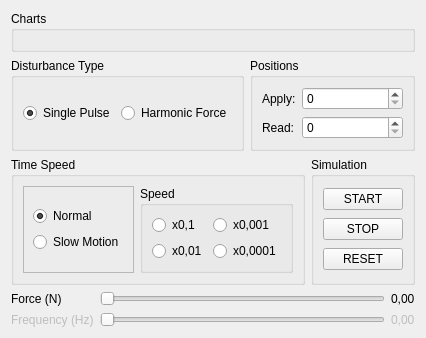
      <widget class="QWidget" name="tab_3">
       <attribute name="title">
        <string>Real Time</string>
       </attribute>
       <layout class="QVBoxLayout" name="verticalLayout_5">
        <item>
         <widget class="QGroupBox" name="gbx_realtime">
          <property name="minimumSize">
           <size>
            <width>0</width>
            <height>0</height>
           </size>
          </property>
          <property name="styleSheet">
           <string notr="true">font: 12pt &quot;MS Shell Dlg 2&quot;;</string>
          </property>
          <property name="title">
           <string>Charts</string>
          </property>
          <layout class="QGridLayout" name="gridLayout_9">
           <item row="0" column="0">
            <widget class="QWidget" name="wdg_forcert" native="true">
             <property name="styleSheet">
              <string notr="true">background-color: rgb(255, 255, 255);</string>
             </property>
            </widget>
           </item>
           <item row="0" column="1">
            <widget class="QWidget" name="wdg_accert" native="true">
             <property name="styleSheet">
              <string notr="true">background-color: rgb(255, 255, 255);</string>
             </property>
            </widget>
           </item>
          </layout>
         </widget>
        </item>
        <item>
         <layout class="QHBoxLayout" name="horizontalLayout_8">
          <item>
           <widget class="QGroupBox" name="gbx_dtypert">
            <property name="styleSheet">
             <string notr="true">font: 12pt &quot;MS Shell Dlg 2&quot;;</string>
            </property>
            <property name="title">
             <string>Disturbance Type</string>
            </property>
            <layout class="QHBoxLayout" name="horizontalLayout_5">
             <item>
              <widget class="QRadioButton" name="rbt_pulsert">
               <property name="styleSheet">
                <string notr="true">font: 10pt &quot;MS Shell Dlg 2&quot;;</string>
               </property>
               <property name="text">
                <string>Single Pulse</string>
               </property>
               <property name="checked">
                <bool>true</bool>
               </property>
              </widget>
             </item>
             <item>
              <widget class="QRadioButton" name="rbt_hforcert">
               <property name="styleSheet">
                <string notr="true">font: 10pt &quot;MS Shell Dlg 2&quot;;</string>
               </property>
               <property name="text">
                <string>Harmonic Force</string>
               </property>
              </widget>
             </item>
            </layout>
           </widget>
          </item>
          <item>
           <widget class="QGroupBox" name="gbx_posrt">
            <property name="styleSheet">
             <string notr="true">font: 12pt &quot;MS Shell Dlg 2&quot;;</string>
            </property>
            <property name="title">
             <string>Positions</string>
            </property>
            <layout class="QFormLayout" name="formLayout_2">
             <item row="0" column="0">
              <widget class="QLabel" name="lbl_10">
               <property name="styleSheet">
                <string notr="true">font: 10pt &quot;MS Shell Dlg 2&quot;;</string>
               </property>
               <property name="text">
                <string>Apply:</string>
               </property>
              </widget>
             </item>
             <item row="0" column="1">
              <widget class="QSpinBox" name="sbx_aposrt">
               <property name="styleSheet">
                <string notr="true">font: 10pt &quot;MS Shell Dlg 2&quot;;</string>
               </property>
              </widget>
             </item>
             <item row="1" column="0">
              <widget class="QLabel" name="lbl_9">
               <property name="styleSheet">
                <string notr="true">font: 10pt &quot;MS Shell Dlg 2&quot;;</string>
               </property>
               <property name="text">
                <string>Read:</string>
               </property>
              </widget>
             </item>
             <item row="1" column="1">
              <widget class="QSpinBox" name="sbx_rposrt">
               <property name="styleSheet">
                <string notr="true">font: 10pt &quot;MS Shell Dlg 2&quot;;</string>
               </property>
              </widget>
             </item>
            </layout>
           </widget>
          </item>
         </layout>
        </item>
        <item>
         <layout class="QHBoxLayout" name="horizontalLayout_9">
          <item>
           <widget class="QGroupBox" name="gbx_tspeed">
            <property name="enabled">
             <bool>true</bool>
            </property>
            <property name="styleSheet">
             <string notr="true">font: 12pt &quot;MS Shell Dlg 2&quot;;</string>
            </property>
            <property name="title">
             <string>Time Speed</string>
            </property>
            <layout class="QGridLayout" name="gridLayout_3">
             <item row="0" column="0">
              <widget class="QFrame" name="frame">
               <property name="frameShape">
                <enum>QFrame::StyledPanel</enum>
               </property>
               <property name="frameShadow">
                <enum>QFrame::Raised</enum>
               </property>
               <layout class="QVBoxLayout" name="verticalLayout_8">
                <item>
                 <layout class="QVBoxLayout" name="verticalLayout_3">
                  <item>
                   <widget class="QRadioButton" name="rbt_normalrt">
                    <property name="styleSheet">
                     <string notr="true">font: 10pt &quot;MS Shell Dlg 2&quot;;</string>
                    </property>
                    <property name="text">
                     <string>Normal</string>
                    </property>
                    <property name="checked">
                     <bool>true</bool>
                    </property>
                   </widget>
                  </item>
                  <item>
                   <widget class="QRadioButton" name="rbt_smotionrt">
                    <property name="enabled">
                     <bool>true</bool>
                    </property>
                    <property name="styleSheet">
                     <string notr="true">font: 10pt &quot;MS Shell Dlg 2&quot;;</string>
                    </property>
                    <property name="text">
                     <string>Slow Motion</string>
                    </property>
                   </widget>
                  </item>
                 </layout>
                </item>
               </layout>
              </widget>
             </item>
             <item row="0" column="1">
              <widget class="QGroupBox" name="gbx_speedsm">
               <property name="enabled">
                <bool>true</bool>
               </property>
               <property name="title">
                <string>Speed</string>
               </property>
               <layout class="QHBoxLayout" name="horizontalLayout_7">
                <item>
                 <layout class="QVBoxLayout" name="verticalLayout">
                  <item>
                   <widget class="QRadioButton" name="rbt_1">
                    <property name="enabled">
                     <bool>true</bool>
                    </property>
                    <property name="styleSheet">
                     <string notr="true">font: 10pt &quot;MS Shell Dlg 2&quot;;</string>
                    </property>
                    <property name="text">
                     <string>x0,1</string>
                    </property>
                   </widget>
                  </item>
                  <item>
                   <widget class="QRadioButton" name="rbt_01">
                    <property name="enabled">
                     <bool>true</bool>
                    </property>
                    <property name="styleSheet">
                     <string notr="true">font: 10pt &quot;MS Shell Dlg 2&quot;;
</string>
                    </property>
                    <property name="text">
                     <string>x0,01</string>
                    </property>
                   </widget>
                  </item>
                 </layout>
                </item>
                <item>
                 <layout class="QVBoxLayout" name="verticalLayout_9">
                  <item>
                   <widget class="QRadioButton" name="rbt_001">
                    <property name="enabled">
                     <bool>true</bool>
                    </property>
                    <property name="styleSheet">
                     <string notr="true">font: 10pt &quot;MS Shell Dlg 2&quot;;</string>
                    </property>
                    <property name="text">
                     <string>x0,001</string>
                    </property>
                   </widget>
                  </item>
                  <item>
                   <widget class="QRadioButton" name="rbt_0001">
                    <property name="enabled">
                     <bool>true</bool>
                    </property>
                    <property name="styleSheet">
                     <string notr="true">font: 10pt &quot;MS Shell Dlg 2&quot;;</string>
                    </property>
                    <property name="text">
                     <string>x0,0001</string>
                    </property>
                   </widget>
                  </item>
                 </layout>
                </item>
               </layout>
              </widget>
             </item>
            </layout>
           </widget>
          </item>
          <item>
           <widget class="QGroupBox" name="groupBox_2">
            <property name="styleSheet">
             <string notr="true">font: 12pt &quot;MS Shell Dlg 2&quot;;</string>
            </property>
            <property name="title">
             <string>Simulation</string>
            </property>
            <layout class="QVBoxLayout" name="verticalLayout_15">
             <item>
              <widget class="QPushButton" name="btn_startrt">
               <property name="styleSheet">
                <string notr="true">font: 10pt &quot;MS Shell Dlg 2&quot;;</string>
               </property>
               <property name="text">
                <string>START</string>
               </property>
              </widget>
             </item>
             <item>
              <widget class="QPushButton" name="btn_stoprt">
               <property name="styleSheet">
                <string notr="true">font: 10pt &quot;MS Shell Dlg 2&quot;;</string>
               </property>
               <property name="text">
                <string>STOP</string>
               </property>
              </widget>
             </item>
             <item>
              <widget class="QPushButton" name="btn_resetrt">
               <property name="styleSheet">
                <string notr="true">font: 10pt &quot;MS Shell Dlg 2&quot;;</string>
               </property>
               <property name="text">
                <string>RESET</string>
               </property>
              </widget>
             </item>
            </layout>
           </widget>
          </item>
         </layout>
        </item>
        <item>
         <layout class="QGridLayout" name="gridLayout">
          <item row="1" column="2">
           <widget class="QLabel" name="lbl_freqrt">
            <property name="enabled">
             <bool>false</bool>
            </property>
            <property name="styleSheet">
             <string notr="true">font: 10pt &quot;MS Shell Dlg 2&quot;;
</string>
            </property>
            <property name="text">
             <string>0,00</string>
            </property>
           </widget>
          </item>
          <item row="0" column="0">
           <widget class="QLabel" name="lbl_11">
            <property name="styleSheet">
             <string notr="true">font: 10pt &quot;MS Shell Dlg 2&quot;;</string>
            </property>
            <property name="text">
             <string>Force (N)</string>
            </property>
           </widget>
          </item>
          <item row="0" column="2">
           <widget class="QLabel" name="lbl_forcert">
            <property name="styleSheet">
             <string notr="true">font: 10pt &quot;MS Shell Dlg 2&quot;;</string>
            </property>
            <property name="text">
             <string>0,00</string>
            </property>
           </widget>
          </item>
          <item row="0" column="1">
           <widget class="QSlider" name="hsl_force">
            <property name="orientation">
             <enum>Qt::Horizontal</enum>
            </property>
           </widget>
          </item>
          <item row="1" column="1">
           <widget class="QSlider" name="hsl_freq">
            <property name="enabled">
             <bool>false</bool>
            </property>
            <property name="orientation">
             <enum>Qt::Horizontal</enum>
            </property>
           </widget>
          </item>
          <item row="1" column="0">
           <widget class="QLabel" name="lbl_12">
            <property name="enabled">
             <bool>false</bool>
            </property>
            <property name="styleSheet">
             <string notr="true">font: 10pt &quot;MS Shell Dlg 2&quot;;</string>
            </property>
            <property name="text">
             <string>Frequency (Hz)</string>
            </property>
           </widget>
          </item>
         </layout>
        </item>
       </layout>
      </widget>
